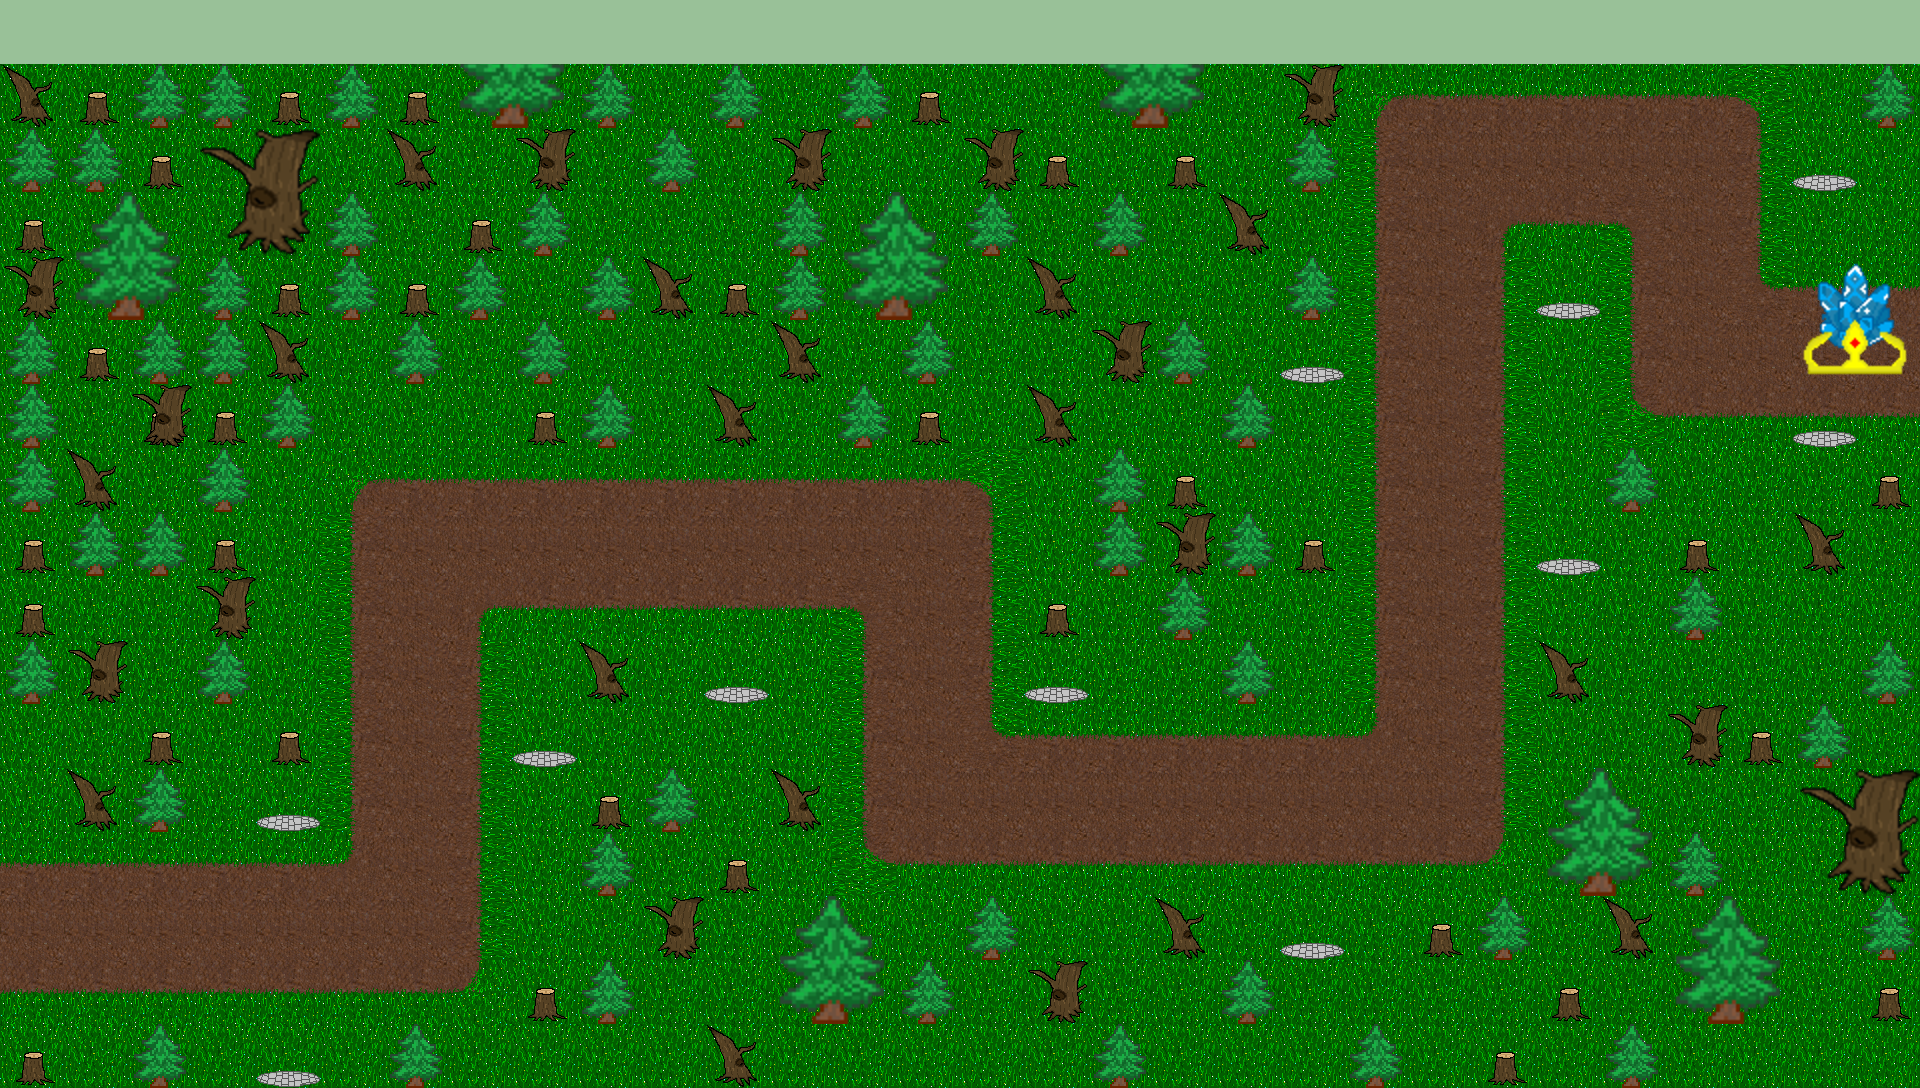

A level layout from a 2D game, rendered from its tile map. Below: a short description, then the map file with tile-grid data replaced by summaries:
An orthogonal 30x17 tile map with 64x64 px tiles, 5 tile layers (Spawn, fond, Route, decor, ...), 2 hidden layers not drawn, 19 tilesets.

<map version="1.10" tiledversion="1.10.2" orientation="orthogonal" renderorder="left-down" width="30" height="17" tilewidth="64" tileheight="64" infinite="0" nextlayerid="16" nextobjectid="1">
 <editorsettings>
  <export target="../../../Desktop/cgj2024_BurgerFlipv2.tmx" format="tmx" />
 </editorsettings>
 <tileset firstgid="1" source="tsx/herbe.tsx" />
 <tileset firstgid="2" source="tsx/chemin.tsx" />
 <tileset firstgid="3" source="tsx/CoinHautGauche.tsx" />
 <tileset firstgid="4" source="tsx/cheminBasDroite.tsx" />
 <tileset firstgid="5" source="tsx/terre.tsx" />
 <tileset firstgid="7" source="tsx/cheminsepp.tsx" />
 <tileset firstgid="10" source="tsx/coinHerbe.tsx" />
 <tileset firstgid="11" source="tsx/racine1.tsx" />
 <tileset firstgid="12" source="tsx/racine2.tsx" />
 <tileset firstgid="13" source="tsx/souche.tsx" />
 <tileset firstgid="14" source="tsx/sapin.tsx" />
 <tileset firstgid="15" source="tsx/grand_sapin.tsx" />
 <tileset firstgid="19" source="tsx/nexus.tsx" />
 <tileset firstgid="20" source="tsx/tourelleVide.tsx" />
 <tileset firstgid="21" source="tsx/grand_racine1.tsx" />
 <tileset firstgid="25" source="tsx/chemindepassagejqsdrgqs.tsx" />
 <tileset firstgid="26" source="tsx/cheminCoupe.tsx" />
 <tileset firstgid="29" source="tsx/granNexus.tsx" />
 <tileset firstgid="33" source="tsx/header.tsx" />
 <layer id="14" name="Chemin" width="30" height="17" visible="0">
  <data>[510 cells, 9 non-empty, 1 distinct tile ids]</data>
 </layer>
 <layer id="13" name="Arrivee" width="30" height="17" visible="0">
  <data>[510 cells, 1 non-empty, 1 distinct tile ids]</data>
 </layer>
 <layer id="11" name="Spawn" width="30" height="17">
  <data>[510 cells, 1 non-empty, 1 distinct tile ids]</data>
 </layer>
 <layer id="15" name="fond" width="30" height="17">
  <data>[510 cells, 457 non-empty, 2 distinct tile ids]</data>
 </layer>
 <layer id="12" name="Route" width="30" height="17">
  <data>[510 cells, 53 non-empty, 1 distinct tile ids]</data>
 </layer>
 <layer id="7" name="decor" width="30" height="17">
  <data>[510 cells, 291 non-empty, 21 distinct tile ids]</data>
 </layer>
 <layer id="9" name="Tourelles" width="30" height="17">
  <data>[510 cells, 21 non-empty, 4 distinct tile ids]</data>
 </layer>
</map>
